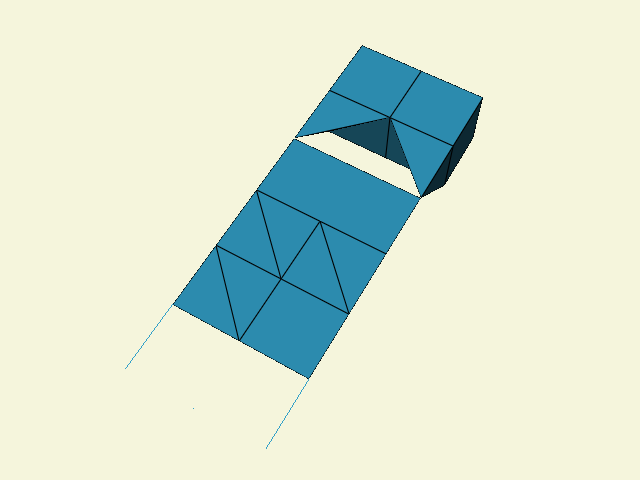

This figure's Python source:
#!/usr/bin/env python

# Create an unstructured grid with various cell types.

# Factory overrides: importing these modules registers the OpenGL rendering
# and interaction style implementations for vtkRenderingCore factory classes.
import vtkmodules.vtkInteractionStyle  # noqa: F401
import vtkmodules.vtkRenderingOpenGL2  # noqa: F401

# VTK pipeline classes used in this example
from vtkmodules.vtkCommonCore import vtkPoints
from vtkmodules.vtkCommonDataModel import (
    VTK_HEXAHEDRON,
    VTK_LINE,
    VTK_POLYGON,
    VTK_QUAD,
    VTK_TETRA,
    VTK_TRIANGLE,
    VTK_TRIANGLE_STRIP,
    VTK_VERTEX,
    vtkUnstructuredGrid,
)
from vtkmodules.vtkRenderingCore import (
    vtkActor,
    vtkDataSetMapper,
    vtkRenderWindow,
    vtkRenderWindowInteractor,
    vtkRenderer,
)

# Colors (normalized RGB)
peacock_rgb = (0.200, 0.631, 0.788)
beige_rgb = (0.961, 0.961, 0.863)

# Source: define 27 points and 12 cells of various types
x = [[0, 0, 0], [1, 0, 0], [2, 0, 0], [0, 1, 0], [1, 1, 0], [2, 1, 0],
     [0, 0, 1], [1, 0, 1], [2, 0, 1], [0, 1, 1], [1, 1, 1], [2, 1, 1],
     [0, 1, 2], [1, 1, 2], [2, 1, 2], [0, 1, 3], [1, 1, 3], [2, 1, 3],
     [0, 1, 4], [1, 1, 4], [2, 1, 4], [0, 1, 5], [1, 1, 5], [2, 1, 5],
     [0, 1, 6], [1, 1, 6], [2, 1, 6]]

pts = [[0, 1, 4, 3, 6, 7, 10, 9], [1, 2, 5, 4, 7, 8, 11, 10],
       [6, 10, 9, 12], [8, 11, 10, 14],
       [16, 17, 14, 13, 12, 15], [18, 15, 19, 16, 20, 17],
       [22, 23, 20, 19], [21, 22, 18], [22, 19, 18],
       [23, 26], [21, 24], [25]]

points = vtkPoints()
for i in range(len(x)):
    points.InsertPoint(i, x[i])

ugrid = vtkUnstructuredGrid()
ugrid.Allocate(100)
ugrid.InsertNextCell(VTK_HEXAHEDRON, 8, pts[0])
ugrid.InsertNextCell(VTK_HEXAHEDRON, 8, pts[1])
ugrid.InsertNextCell(VTK_TETRA, 4, pts[2])
ugrid.InsertNextCell(VTK_TETRA, 4, pts[3])
ugrid.InsertNextCell(VTK_POLYGON, 6, pts[4])
ugrid.InsertNextCell(VTK_TRIANGLE_STRIP, 6, pts[5])
ugrid.InsertNextCell(VTK_QUAD, 4, pts[6])
ugrid.InsertNextCell(VTK_TRIANGLE, 3, pts[7])
ugrid.InsertNextCell(VTK_TRIANGLE, 3, pts[8])
ugrid.InsertNextCell(VTK_LINE, 2, pts[9])
ugrid.InsertNextCell(VTK_LINE, 2, pts[10])
ugrid.InsertNextCell(VTK_VERTEX, 1, pts[11])
ugrid.SetPoints(points)

# Mapper: map the unstructured grid to graphics primitives
mapper = vtkDataSetMapper()
mapper.SetInputData(ugrid)

# Actor: assign the mapped geometry with visible edges
actor = vtkActor()
actor.SetMapper(mapper)
actor.GetProperty().SetColor(peacock_rgb)
actor.GetProperty().EdgeVisibilityOn()

# Renderer: assemble the scene
renderer = vtkRenderer()
renderer.AddActor(actor)
renderer.SetBackground(beige_rgb)

# Window: display the rendered scene
render_window = vtkRenderWindow()
render_window.AddRenderer(renderer)
render_window.SetWindowName("ugrid")
render_window.SetMultiSamples(0)
render_window.SetSize(640, 480)

# Interactor: handle mouse and keyboard events
render_window_interactor = vtkRenderWindowInteractor()
render_window_interactor.SetRenderWindow(render_window)

# Scene: configure the camera
renderer.ResetCamera()
renderer.GetActiveCamera().Elevation(60.0)
renderer.GetActiveCamera().Azimuth(30.0)

render_window_interactor.Initialize()
render_window_interactor.Start()
